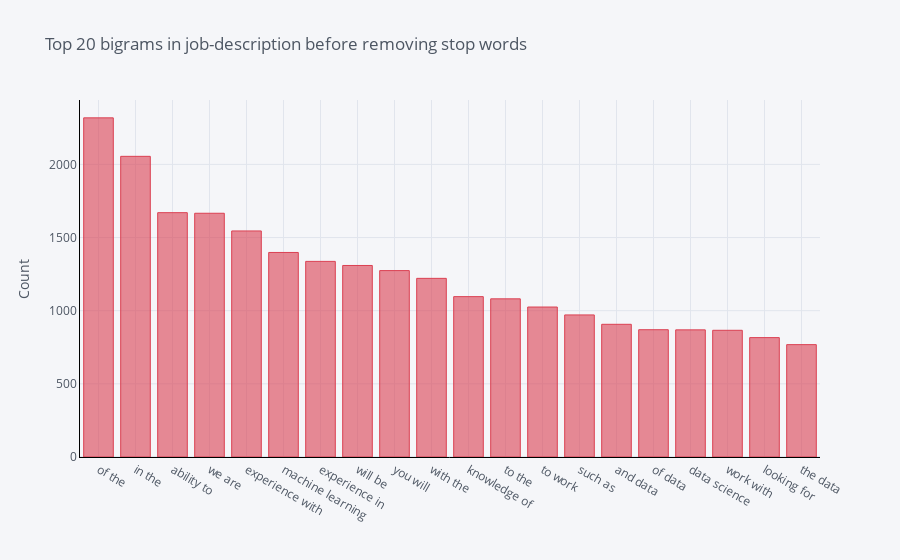

Notebook code cell kept with this figure:
### Markdown cell above
## Find top bigrams in job description before removing stop words

### Code cell
common_words = get_top_n_bigram(df['description'], stop_words=None, n=n_top)
df1 = pd.DataFrame(common_words, columns = ['description' , 'count'])
df1.groupby('description').sum()['count'].sort_values(ascending=False).iplot(
    kind='bar', yTitle='Count', linecolor='black',colors='Red', title='Top 20 bigrams in job-description before removing stop words')

### Figure 1 — Plotly figure (JSON) as saved in the notebook; plotly's stock layout.template omitted (floating-point values rounded to 4 significant figures)
{"data": [{"marker": {"color": "rgba(219, 64, 82, 0.6)", "line": {"color": "rgba(219, 64, 82, 1.0)", "width": 1}}, "name": "count", "orientation": "v", "text": "", "type": "bar", "x": ["of the", "in the", "ability to", "we are", "experience with", "machine learning", "experience in", "will be", "you will", "with the", "knowledge of", "to the", "to work", "such as", "and data", "of data", "data science", "work with", "looking for", "the data"], "y": [2318, 2055, 1670, 1666, 1545, 1398, 1337, 1309, 1274, 1221, 1096, 1081, 1025, 971, 907, 870, 869, 866, 816, 768]}], "layout": {"legend": {"bgcolor": "#F5F6F9", "font": {"color": "#4D5663"}}, "paper_bgcolor": "#F5F6F9", "plot_bgcolor": "#F5F6F9", "title": {"font": {"color": "#4D5663"}, "text": "Top 20 bigrams in job-description before removing stop words"}, "xaxis": {"gridcolor": "#E1E5ED", "linecolor": "black", "showgrid": true, "tickfont": {"color": "#4D5663"}, "title": {"font": {"color": "#4D5663"}, "text": ""}, "zerolinecolor": "#E1E5ED"}, "yaxis": {"gridcolor": "#E1E5ED", "linecolor": "black", "showgrid": true, "tickfont": {"color": "#4D5663"}, "title": {"font": {"color": "#4D5663"}, "text": "Count"}, "zerolinecolor": "#E1E5ED"}}}
